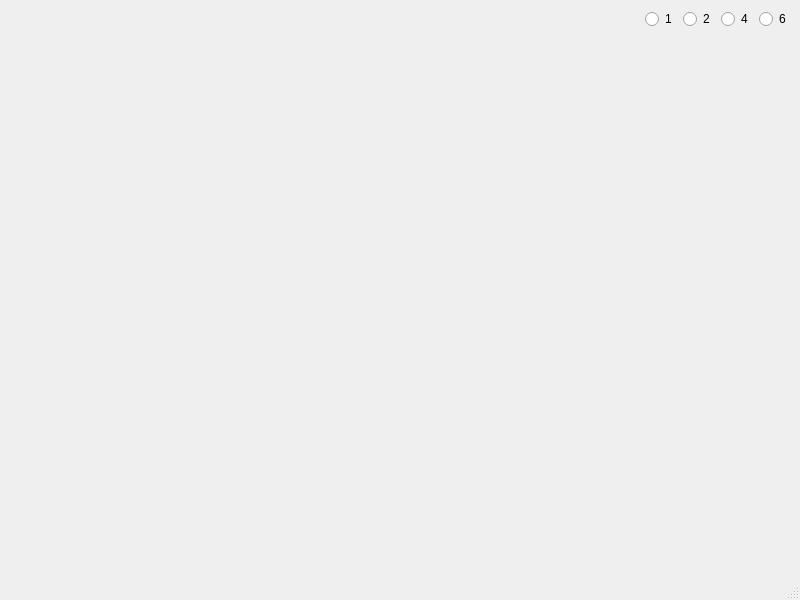
<?xml version="1.0" encoding="UTF-8"?>
<ui version="4.0">
 <class>MainWindow</class>
 <widget class="QMainWindow" name="MainWindow">
  <property name="geometry">
   <rect>
    <x>0</x>
    <y>0</y>
    <width>800</width>
    <height>600</height>
   </rect>
  </property>
  <property name="windowTitle">
   <string>MainWindow</string>
  </property>
  <widget class="QWidget" name="centralwidget">
   <layout class="QVBoxLayout" name="verticalLayout">
    <item>
     <layout class="QHBoxLayout" name="horizontalLayout">
      <item>
       <spacer name="horizontalSpacer">
        <property name="orientation">
         <enum>Qt::Horizontal</enum>
        </property>
        <property name="sizeHint" stdset="0">
         <size>
          <width>40</width>
          <height>20</height>
         </size>
        </property>
       </spacer>
      </item>
      <item>
       <widget class="QRadioButton" name="rb1">
        <property name="text">
         <string>1</string>
        </property>
       </widget>
      </item>
      <item>
       <widget class="QRadioButton" name="rb2">
        <property name="text">
         <string>2</string>
        </property>
       </widget>
      </item>
      <item>
       <widget class="QRadioButton" name="rb4">
        <property name="text">
         <string>4</string>
        </property>
       </widget>
      </item>
      <item>
       <widget class="QRadioButton" name="rb6">
        <property name="text">
         <string>6</string>
        </property>
       </widget>
      </item>
     </layout>
    </item>
    <item>
     <widget class="QWidget" name="widget" native="true"/>
    </item>
   </layout>
  </widget>
  <widget class="QMenuBar" name="menubar">
   <property name="geometry">
    <rect>
     <x>0</x>
     <y>0</y>
     <width>800</width>
     <height>22</height>
    </rect>
   </property>
  </widget>
  <widget class="QStatusBar" name="statusbar"/>
 </widget>
 <resources/>
 <connections/>
</ui>
